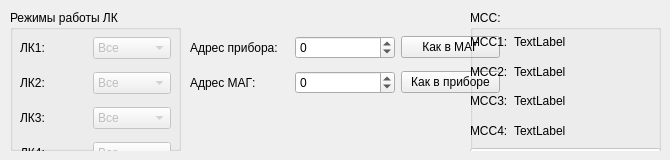
    <widget class="QWidget" name="tab_5">
     <attribute name="title">
      <string>БД-Д</string>
     </attribute>
     <widget class="QGroupBox" name="groupBox">
      <property name="geometry">
       <rect>
        <x>10</x>
        <y>10</y>
        <width>171</width>
        <height>141</height>
       </rect>
      </property>
      <property name="title">
       <string>Режимы работы ЛК</string>
      </property>
      <widget class="QWidget" name="gridLayoutWidget">
       <property name="geometry">
        <rect>
         <x>10</x>
         <y>20</y>
         <width>151</width>
         <height>144</height>
        </rect>
       </property>
       <layout class="QGridLayout" name="gridLayout">
        <item row="1" column="0">
         <widget class="QLabel" name="label_2">
          <property name="text">
           <string>ЛК2:</string>
          </property>
         </widget>
        </item>
        <item row="1" column="1">
         <widget class="QComboBox" name="BDD_LK2">
          <property name="enabled">
           <bool>false</bool>
          </property>
          <item>
           <property name="text">
            <string>Все</string>
           </property>
          </item>
          <item>
           <property name="text">
            <string>Режим 1</string>
           </property>
          </item>
          <item>
           <property name="text">
            <string>Режим 2</string>
           </property>
          </item>
          <item>
           <property name="text">
            <string>Режим 3</string>
           </property>
          </item>
         </widget>
        </item>
        <item row="0" column="0">
         <widget class="QLabel" name="label_11">
          <property name="text">
           <string>ЛК1:</string>
          </property>
         </widget>
        </item>
        <item row="2" column="0">
         <widget class="QLabel" name="label_3">
          <property name="text">
           <string>ЛК3:</string>
          </property>
         </widget>
        </item>
        <item row="2" column="1">
         <widget class="QComboBox" name="BDD_LK3">
          <property name="enabled">
           <bool>false</bool>
          </property>
          <item>
           <property name="text">
            <string>Все</string>
           </property>
          </item>
          <item>
           <property name="text">
            <string>Режим 1</string>
           </property>
          </item>
          <item>
           <property name="text">
            <string>Режим 2</string>
           </property>
          </item>
          <item>
           <property name="text">
            <string>Режим 3</string>
           </property>
          </item>
         </widget>
        </item>
        <item row="3" column="0">
         <widget class="QLabel" name="label_4">
          <property name="text">
           <string>ЛК4:</string>
          </property>
         </widget>
        </item>
        <item row="3" column="1">
         <widget class="QComboBox" name="BDD_LK4">
          <property name="enabled">
           <bool>false</bool>
          </property>
          <item>
           <property name="text">
            <string>Все</string>
           </property>
          </item>
          <item>
           <property name="text">
            <string>Режим 1</string>
           </property>
          </item>
          <item>
           <property name="text">
            <string>Режим 2</string>
           </property>
          </item>
          <item>
           <property name="text">
            <string>Режим 3</string>
           </property>
          </item>
         </widget>
        </item>
        <item row="0" column="1">
         <widget class="QComboBox" name="BDD_LK1">
          <property name="enabled">
           <bool>false</bool>
          </property>
          <item>
           <property name="text">
            <string>Все</string>
           </property>
          </item>
          <item>
           <property name="text">
            <string>Режим 1</string>
           </property>
          </item>
          <item>
           <property name="text">
            <string>Режим 2</string>
           </property>
          </item>
          <item>
           <property name="text">
            <string>Режим 3</string>
           </property>
          </item>
         </widget>
        </item>
       </layout>
      </widget>
     </widget>
     <widget class="QWidget" name="gridLayoutWidget_2">
      <property name="geometry">
       <rect>
        <x>190</x>
        <y>30</y>
        <width>310</width>
        <height>70</height>
       </rect>
      </property>
      <layout class="QGridLayout" name="gridLayout_2">
       <item row="0" column="1">
        <widget class="QSpinBox" name="BDD_ADDR">
         <property name="minimum">
          <number>-1</number>
         </property>
        </widget>
       </item>
       <item row="0" column="2">
        <widget class="QPushButton" name="pbMAGAddrOnMAGD">
         <property name="text">
          <string>Как в МАГ</string>
         </property>
        </widget>
       </item>
       <item row="1" column="0">
        <widget class="QLabel" name="label_12">
         <property name="text">
          <string>Адрес МАГ:</string>
         </property>
        </widget>
       </item>
       <item row="1" column="1">
        <widget class="QSpinBox" name="MAGD_ADDR">
         <property name="minimum">
          <number>-1</number>
         </property>
        </widget>
       </item>
       <item row="1" column="2">
        <widget class="QPushButton" name="pbMAGAddrOnDeviceD">
         <property name="text">
          <string>Как в приборе</string>
         </property>
        </widget>
       </item>
       <item row="0" column="0">
        <widget class="QLabel" name="label_5">
         <property name="text">
          <string>Адрес прибора:</string>
         </property>
        </widget>
       </item>
      </layout>
     </widget>
     <widget class="QGroupBox" name="groupBox_11">
      <property name="geometry">
       <rect>
        <x>470</x>
        <y>10</y>
        <width>191</width>
        <height>141</height>
       </rect>
      </property>
      <property name="title">
       <string>МСС:</string>
      </property>
      <widget class="QWidget" name="verticalLayoutWidget_5">
       <property name="geometry">
        <rect>
         <x>0</x>
         <y>20</y>
         <width>191</width>
         <height>140</height>
        </rect>
       </property>
       <layout class="QVBoxLayout" name="verticalLayout_5">
        <item>
         <layout class="QGridLayout" name="gridLayout_15">
          <property name="sizeConstraint">
           <enum>QLayout::SetMinimumSize</enum>
          </property>
          <item row="0" column="0">
           <widget class="QLabel" name="label_50">
            <property name="sizePolicy">
             <sizepolicy hsizetype="Minimum" vsizetype="Preferred">
              <horstretch>0</horstretch>
              <verstretch>0</verstretch>
             </sizepolicy>
            </property>
            <property name="text">
             <string>МСС1:</string>
            </property>
           </widget>
          </item>
          <item row="0" column="1">
           <widget class="QLabel" name="lMSS1_D">
            <property name="text">
             <string>TextLabel</string>
            </property>
           </widget>
          </item>
          <item row="1" column="0">
           <widget class="QLabel" name="label_51">
            <property name="sizePolicy">
             <sizepolicy hsizetype="Minimum" vsizetype="Preferred">
              <horstretch>0</horstretch>
              <verstretch>0</verstretch>
             </sizepolicy>
            </property>
            <property name="text">
             <string>МСС2:</string>
            </property>
           </widget>
          </item>
          <item row="1" column="1">
           <widget class="QLabel" name="lMSS2_D">
            <property name="text">
             <string>TextLabel</string>
            </property>
           </widget>
          </item>
          <item row="2" column="0">
           <widget class="QLabel" name="label_52">
            <property name="sizePolicy">
             <sizepolicy hsizetype="Maximum" vsizetype="Preferred">
              <horstretch>0</horstretch>
              <verstretch>0</verstretch>
             </sizepolicy>
            </property>
            <property name="text">
             <string>МСС3:</string>
            </property>
           </widget>
          </item>
          <item row="2" column="1">
           <widget class="QLabel" name="lMSS3_D">
            <property name="text">
             <string>TextLabel</string>
            </property>
           </widget>
          </item>
          <item row="3" column="0">
           <widget class="QLabel" name="label_53">
            <property name="sizePolicy">
             <sizepolicy hsizetype="Minimum" vsizetype="Preferred">
              <horstretch>0</horstretch>
              <verstretch>0</verstretch>
             </sizepolicy>
            </property>
            <property name="text">
             <string>МСС4:</string>
            </property>
           </widget>
          </item>
          <item row="3" column="1">
           <widget class="QLabel" name="lMSS4_D">
            <property name="text">
             <string>TextLabel</string>
            </property>
           </widget>
          </item>
         </layout>
        </item>
        <item>
         <widget class="QPushButton" name="pbLOadMSS_D">
          <property name="enabled">
           <bool>false</bool>
          </property>
          <property name="text">
           <string>Загрузить</string>
          </property>
         </widget>
        </item>
       </layout>
      </widget>
     </widget>
    </widget>
